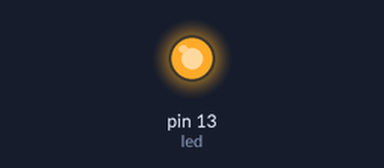
A sketch run on a simulated Arduino Uno, built with avr-gcc and run on an emulated ATmega328P. Shown: output pins drawn as LEDs (lit = HIGH).

Above: at 5.2 s.
At 15.2 s:
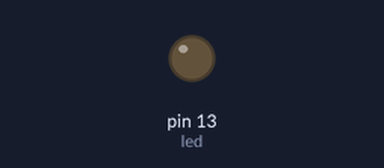
Timing chart, 0 to 26.3 s (numbered marks = the images above):
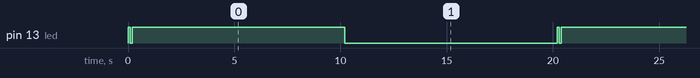

The sketch:

LED_blink.ino
```cpp
int led = 13;

void setup() {
  pinMode(led, OUTPUT);
}

void loop() {
  digitalWrite(led, HIGH);
  delay(100);
  digitalWrite(led, LOW);
  delay(100);
  digitalWrite(led, HIGH);
  delay(10000);
  digitalWrite(led, LOW);
  delay(10000);
}
```

Measured:
- by itself, pin 13 (led): repeats every 20.2 s: LOW 0.10 s, HIGH 10.0 s, LOW 10.0 s, HIGH 0.10 s
- by itself, everything shown: repeats every 20.2 s, in 4 steps
